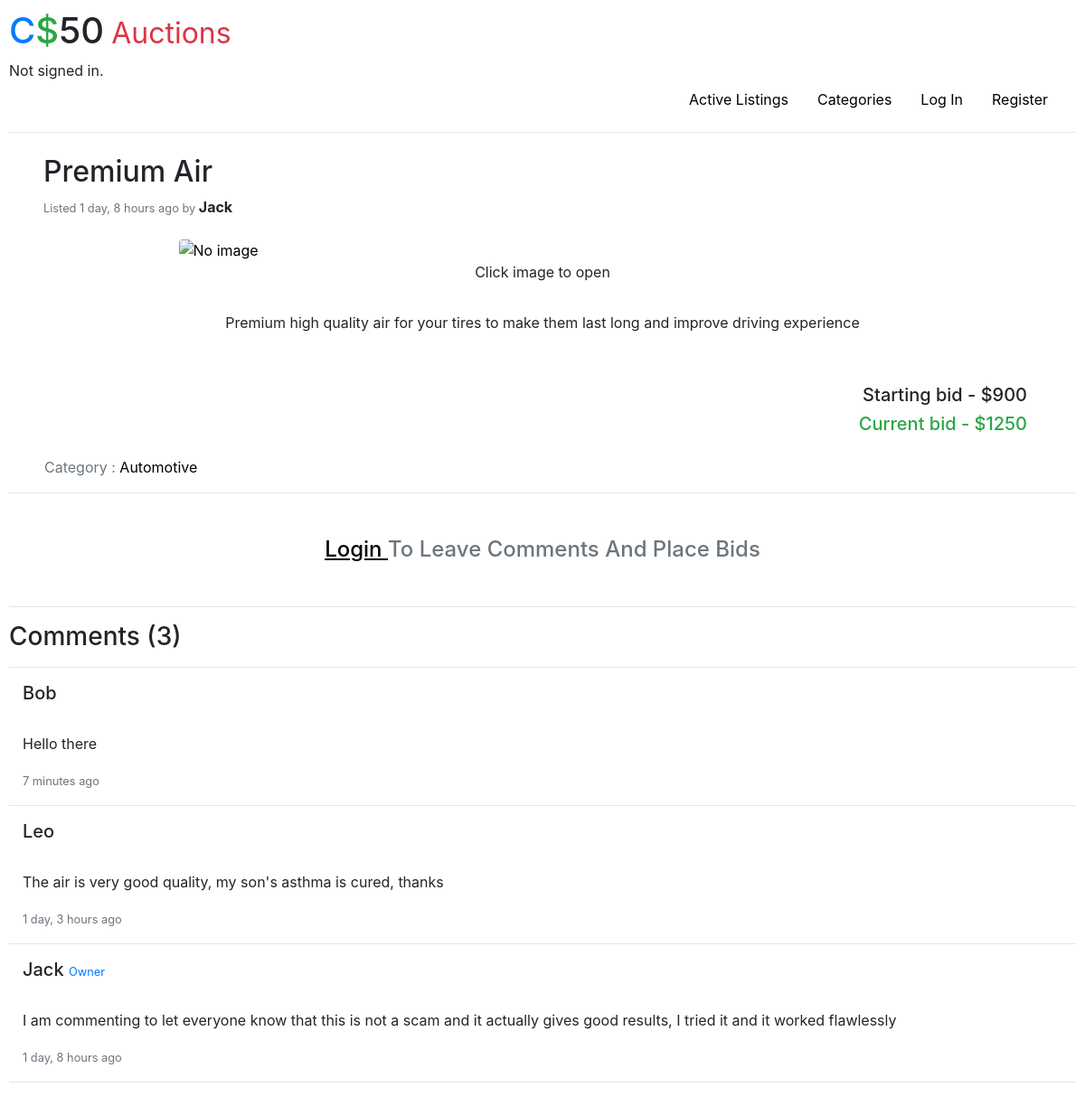
/1, run on an earlier commit of the app's database.
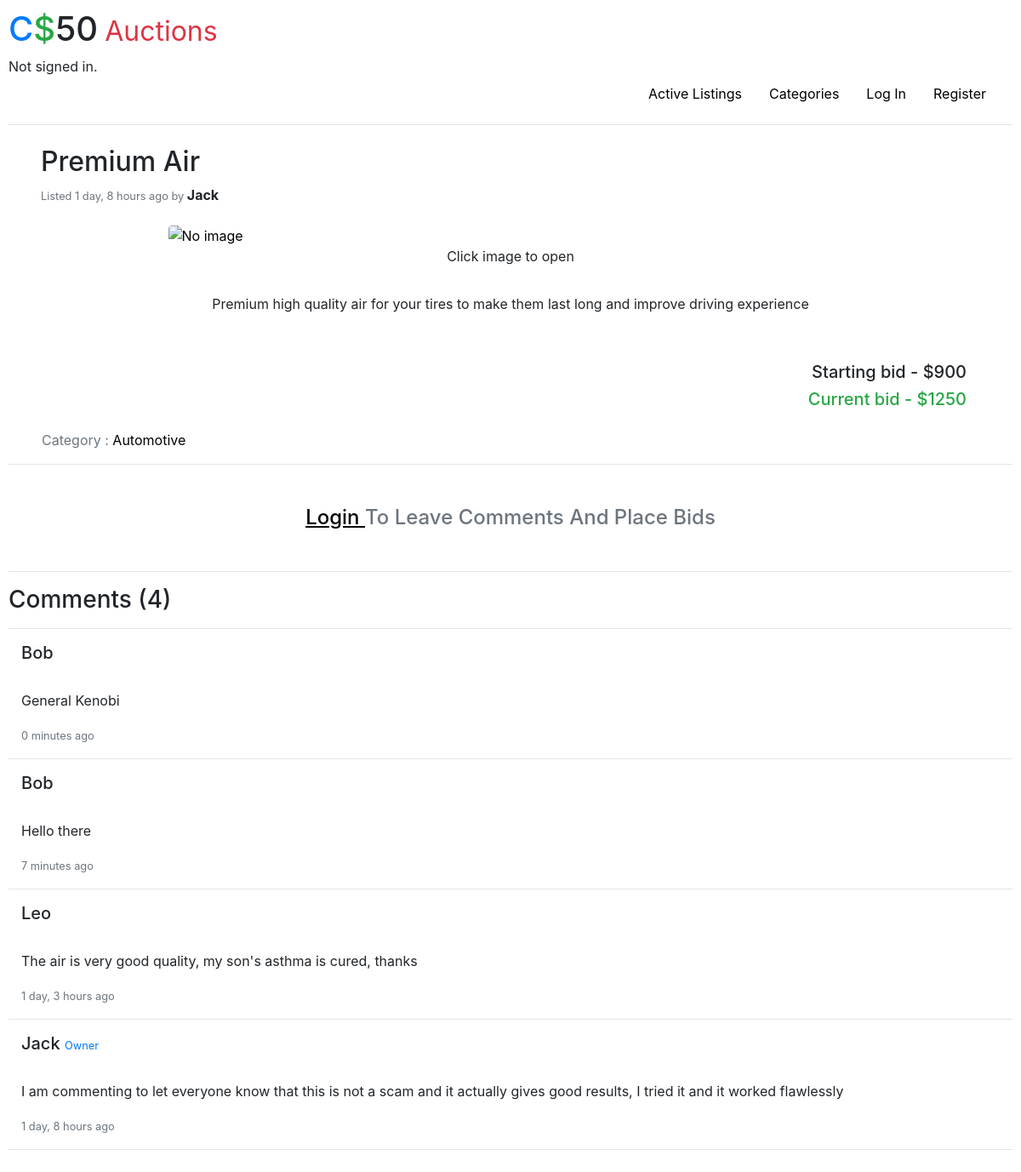
And on a later commit of the database.
### auctions/models.py (models this page shows, shortened)
class auction_listing(models.Model):
    title = models.CharField(max_length=80)
    description = models.TextField(max_length=600)
    owner = models.ForeignKey(User,on_delete=models.CASCADE,related_name="user_listings")
    starting_bid = models.IntegerField()
    image = models.URLField(blank=True)
    category = models.CharField(choices=Categories,max_length=100,default='Other')
    listing_time = models.DateTimeField(auto_now_add=True)
    open = models.BooleanField(default=True)

class User(AbstractUser):
    pass

class comment(models.Model):
    comment_text = models.TextField(max_length=500)
    commenter = models.ForeignKey(User,on_delete=models.CASCADE,related_name="comments")
    listing = models.ForeignKey(auction_listing,on_delete=models.CASCADE,related_name="commented_listings")
    comment_time = models.DateTimeField(auto_now_add=True)

### auctions/views.py (the view)
# urls.py: path("<int:listing_id>",views.display_listing,name="display"),
def display_listing(request, listing_id):
    listing = auction_listing.objects.get(pk=listing_id)
    bids = bid.objects.filter(listing=listing)
    try:
        max_bid_amount = bid.objects.filter(listing=listing).aggregate(Max("amount"))[
            "amount__max"
        ]
        winner_bid = bid.objects.get(amount=max_bid_amount)
        winner = User.objects.get(bids=winner_bid)
    except:
        max_bid_amount = listing.starting_bid
        winner_bid = listing.starting_bid
        winner = None
    comments = comment.objects.filter(listing=listing).order_by('-comment_time')
    if request.user.is_authenticated:
        if watchlist.objects.filter(user=request.user, listing=listing).count() == 1:
            in_watchlist = True
        elif watchlist.objects.filter(user=request.user, listing=listing).count() == 0:
            in_watchlist = False
        else:
            return HttpResponse(
                "<br><br><br><center><h1>Something went really wrong 118</h1></center>"
            )
    else:
        in_watchlist=False
    return render(
        request,
        "auctions/listing.html",
        {
            "listing": listing,
            "current_time": get_saudi_time(),
            "comments": comments,
            "current_bid": max_bid_amount,
            "bids": bids,
            "winner": winner,
            "in_watchlist": in_watchlist
        },
    )

### auctions/views.py (called while the page is built)
def get_saudi_time():
    now = datetime.datetime.now()
    my_timezone_adjustment = datetime.timedelta(hours=3)
    now = now - my_timezone_adjustment
    now = now.replace(tzinfo=datetime.timezone.utc)
    return now

### auctions/templates/auctions/listing.html (shortened to what this page needs)
{% extends "auctions/layout.html" %}
{% block body %}
<div class="container-fluid">
    <div class="px-2 my-4 d-flex">
        <div class="col-8 text-left">
            <h2>{{listing.title}}</h2>
            <small class="text-muted">Listed {{listing.listing_time | timesince:current_time}} ago by
            </small><strong>{{listing.owner.username}}</strong>
        </div>
    </div>
    <div class="my-2">
        <a href="{{listing.image}}" target="blank">
            <img src="{{listing.image}}" alt="No image" class="rounded mx-auto d-block" width="70%">
        </a>
        <center>Click image to open</center>
    </div>
    <div class="container text-center my-3 py-3">
        <p>{{listing.description}}</p>
    </div>
    <div class="text-right py-2 my-2 container-fluid">
        <h5 class="mx-4">Starting bid - ${{listing.starting_bid}}</h5>
        <h5 class="mx-4 text-success">Current bid - ${{current_bid}}</h5>
    </div>
    <div class="text-muted px-4">
        Category : <a href="{% url 'show_category' listing.category %} ">{{listing.category}}</a>
    </div>
</div>
<hr>
<div class="container-fluid my-5">
    {% if listing.open %}
    <div class="my-3 container-fluid">
        {% if user.is_authenticated %}
        <form action="{% url 'add_comment'%}" method="post">
            {% csrf_token %}
            <div>
                <input type="hidden" name="listing_id" value="{{ listing.id }}">
                <textarea class="form-control" name="comment" cols="30" rows="5" required
                    placeholder="Place comment"></textarea>
            </div>
            <div class="text-right my-3">
                <button type="submit" class="btn btn-primary">
                    Add comment
                </button>
        </form>
        {% else %}
        <div class="pd-3 text-center">
            <h4 class="text-muted"><a href="{% url 'login' %}" style="text-decoration: underline;">Login </a> To Leave Comments And Place Bids</h4>
        </div>
        {% endif %}
    </div>
    {% endif %}
</div>
<hr>
<h3>Comments ({{comments.count}})</h3>
<hr>
{% for comment in comments %}
<div class="container-fluid my-2">
    <h5>
        {{comment.commenter.username}}
        {% if comment.commenter == listing.owner %}
        <small><small class="text-primary">Owner</small></small>
        {% endif %}
    </h5><br>
    <p>
        {{comment.comment_text}}
    </p>
    <small class="text-muted">{{comment.comment_time | timesince:current_time}} ago</small>
</div>
<hr>
{% endfor %}
{% endblock %}

### auctions/templates/auctions/layout.html (shortened to what this page needs)
{% load static %}
<!DOCTYPE html>
<html lang="en">
<head>
    <link rel="stylesheet" href="https://stackpath.bootstrapcdn.com/bootstrap/4.4.1/css/bootstrap.min.css"
>
    <link href="{% static 'auctions/styles.css' %}" rel="stylesheet">
</head>
<body>
    <h1><span class="text-primary">C</span><span class="text-success">$</span>50<span
            class="text-danger mx-2"><small>Auctions</small></span></h1>
    <div>
        {% if user.is_authenticated %}
        Signed in as <strong>{{ user.username }}</strong>.
        {% else %}
        Not signed in.
        {% endif %}
    </div>
    <div class="container-fluid d-flex justify-content-end">
    <ul class="nav">
        <li class="nav-item">
            <a class="nav-link" style="color:black" href="{% url 'index' %}">Active Listings</a>
        </li>
        <li class="nav-item">
            <a class="nav-link" style="color:black" href="{% url 'all_categories' %}">Categories</a>
        </li>
        {% if user.is_authenticated %}
        <li class="nav-item">
            <a class="nav-link" style="color:black" href="{% url 'show_watchlist' %}">Watchlist</a>
        </li>
        <li class="nav-item">
            <a class="nav-link" style="color:black" href="{% url 'my_listings' %}">My Listings</a>
        </li>
        <li class="nav-item">
            <a class="nav-link" style="color:black" href="{% url 'logout' %}">Log Out</a>
        </li>
        <li class="nav-item ml-5" >
            <a href="{% url 'create_listing' %}">
                <button class="btn btn-success">
                    Create Listing
                </button>
            </a>
        </li>
        {% else %}
        <li class="nav-item">
            <a class="nav-link" style="color:black" href="{% url 'login' %}">Log In</a>
        </li>
        <li class="nav-item">
            <a class="nav-link" style="color:black" href="{% url 'register' %}">Register</a>
        </li>
        {% endif %}
    </ul>
    </div>
    <hr>
    {% block body %}
    {% endblock %}
</body>
</html>

### auctions/static/auctions/styles.css (style rules this page uses)
body { padding: 10px; }
.nav-link { color:black; }

### auctions/templates/auctions/layout.html (style rules this page uses)
a { color:black; }

What changed in the data, as far as the page shows it:
added comment: commenter.username "Bob", comment_text "General Kenobi", comment_time "0 minutes"
Also different on the page:
{{ comments.count }}: "3" → "4"
